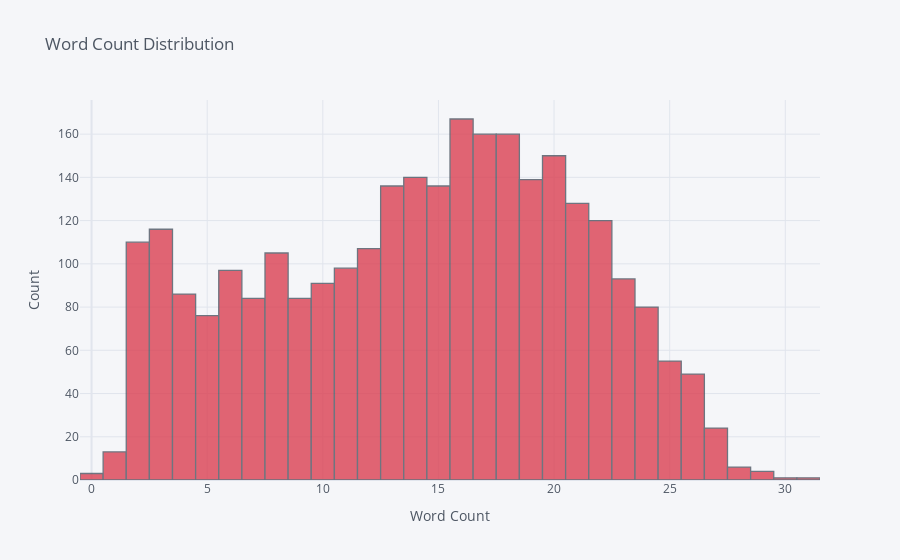

This figure's notebook cell:
### Code cell
ndf['word_length'].iplot(kind='hist', colors='red' , bins = 50,
                           xTitle='Word Count ', yTitle='Count', 
                           title='Word Count Distribution')

### Figure 1 — Plotly figure (JSON) as saved in the notebook; plotly's stock layout.template omitted (floating-point values rounded to 4 significant figures; data arrays with more than 128 entries replaced by an {"elided": "..."} marker saying what was removed)
{"data": [{"histfunc": "count", "histnorm": "", "marker": {"color": "rgba(219, 64, 82, 1.0)", "line": {"color": "#4D5663", "width": 1.3}}, "name": "word_length", "nbinsx": 50, "opacity": 0.8, "orientation": "v", "type": "histogram", "x": {"elided": "2819 int values"}}], "layout": {"barmode": "overlay", "legend": {"bgcolor": "#F5F6F9", "font": {"color": "#4D5663"}}, "paper_bgcolor": "#F5F6F9", "plot_bgcolor": "#F5F6F9", "title": {"font": {"color": "#4D5663"}, "text": "Word Count Distribution"}, "xaxis": {"gridcolor": "#E1E5ED", "showgrid": true, "tickfont": {"color": "#4D5663"}, "title": {"font": {"color": "#4D5663"}, "text": "Word Count "}, "zerolinecolor": "#E1E5ED"}, "yaxis": {"gridcolor": "#E1E5ED", "showgrid": true, "tickfont": {"color": "#4D5663"}, "title": {"font": {"color": "#4D5663"}, "text": "Count"}, "zerolinecolor": "#E1E5ED"}}}
